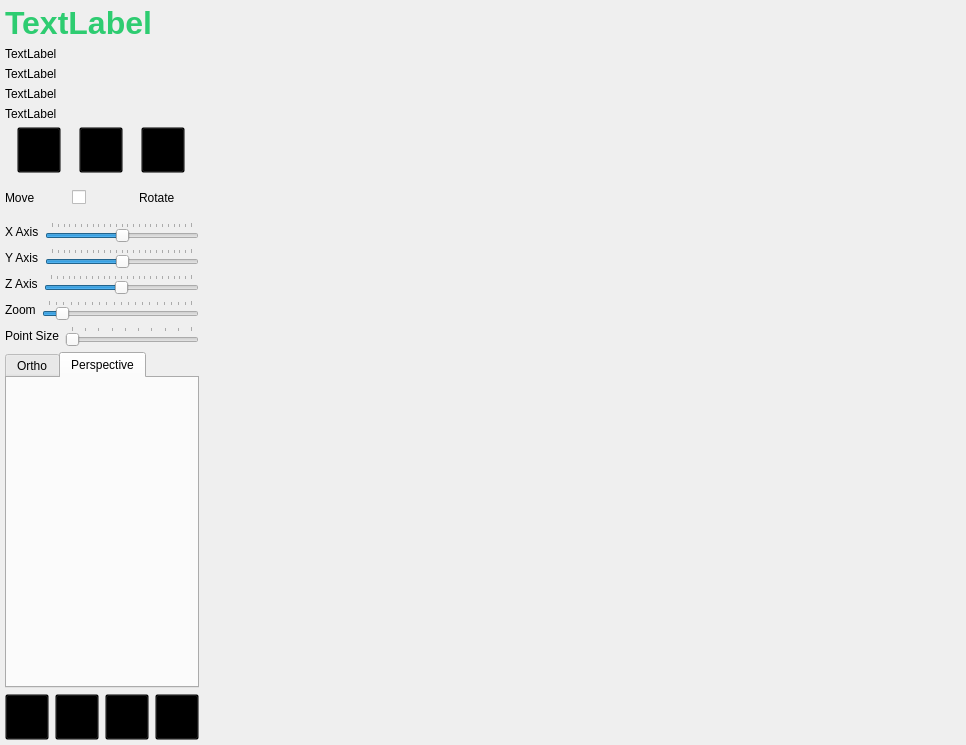
<?xml version="1.0" encoding="UTF-8"?>
<ui version="4.0">
 <class>TelaModelo</class>
 <widget class="QWidget" name="TelaModelo">
  <property name="windowModality">
   <enum>Qt::NonModal</enum>
  </property>
  <property name="geometry">
   <rect>
    <x>0</x>
    <y>0</y>
    <width>966</width>
    <height>745</height>
   </rect>
  </property>
  <property name="windowTitle">
   <string>Window</string>
  </property>
  <layout class="QHBoxLayout" name="horizontalLayout_8" stretch="1,4">
   <property name="leftMargin">
    <number>5</number>
   </property>
   <property name="topMargin">
    <number>5</number>
   </property>
   <property name="rightMargin">
    <number>5</number>
   </property>
   <property name="bottomMargin">
    <number>5</number>
   </property>
   <item>
    <layout class="QVBoxLayout" name="verticalLayout_2" stretch="0,0,0,0,0,0,0,0,0,0,0,0,0,0">
     <property name="spacing">
      <number>-1</number>
     </property>
     <property name="sizeConstraint">
      <enum>QLayout::SetDefaultConstraint</enum>
     </property>
     <item>
      <widget class="QLabel" name="labelNome">
       <property name="sizePolicy">
        <sizepolicy hsizetype="Preferred" vsizetype="Minimum">
         <horstretch>0</horstretch>
         <verstretch>0</verstretch>
        </sizepolicy>
       </property>
       <property name="font">
        <font>
         <pointsize>24</pointsize>
         <weight>75</weight>
         <bold>true</bold>
        </font>
       </property>
       <property name="styleSheet">
        <string notr="true">color: rgb(46, 204, 113);</string>
       </property>
       <property name="text">
        <string>TextLabel</string>
       </property>
      </widget>
     </item>
     <item>
      <widget class="QLabel" name="labelQtdePontos">
       <property name="sizePolicy">
        <sizepolicy hsizetype="Preferred" vsizetype="Maximum">
         <horstretch>0</horstretch>
         <verstretch>0</verstretch>
        </sizepolicy>
       </property>
       <property name="text">
        <string>TextLabel</string>
       </property>
      </widget>
     </item>
     <item>
      <widget class="QLabel" name="labelTamX">
       <property name="sizePolicy">
        <sizepolicy hsizetype="Preferred" vsizetype="Maximum">
         <horstretch>0</horstretch>
         <verstretch>0</verstretch>
        </sizepolicy>
       </property>
       <property name="text">
        <string>TextLabel</string>
       </property>
      </widget>
     </item>
     <item>
      <widget class="QLabel" name="labelTamY">
       <property name="sizePolicy">
        <sizepolicy hsizetype="Preferred" vsizetype="Maximum">
         <horstretch>0</horstretch>
         <verstretch>0</verstretch>
        </sizepolicy>
       </property>
       <property name="text">
        <string>TextLabel</string>
       </property>
      </widget>
     </item>
     <item>
      <widget class="QLabel" name="labelTamZ">
       <property name="sizePolicy">
        <sizepolicy hsizetype="Preferred" vsizetype="Maximum">
         <horstretch>0</horstretch>
         <verstretch>0</verstretch>
        </sizepolicy>
       </property>
       <property name="text">
        <string>TextLabel</string>
       </property>
      </widget>
     </item>
     <item>
      <layout class="QGridLayout" name="gridLayout">
       <property name="sizeConstraint">
        <enum>QLayout::SetMinimumSize</enum>
       </property>
       <item row="0" column="1">
        <widget class="QPushButton" name="vsButton">
         <property name="sizePolicy">
          <sizepolicy hsizetype="Maximum" vsizetype="Maximum">
           <horstretch>0</horstretch>
           <verstretch>0</verstretch>
          </sizepolicy>
         </property>
         <property name="minimumSize">
          <size>
           <width>44</width>
           <height>46</height>
          </size>
         </property>
         <property name="styleSheet">
          <string notr="true">QPushButton{
	background: transparent;
	background-image: url(:/icons/assets/bt_iv.png);
}
QPushButton:hover:!pressed{
	background-image: url(:/icons/assets/bt_iv-h.png);
}</string>
         </property>
         <property name="text">
          <string/>
         </property>
         <property name="iconSize">
          <size>
           <width>48</width>
           <height>52</height>
          </size>
         </property>
        </widget>
       </item>
       <item row="0" column="0">
        <widget class="QPushButton" name="ssButton">
         <property name="sizePolicy">
          <sizepolicy hsizetype="Maximum" vsizetype="Maximum">
           <horstretch>0</horstretch>
           <verstretch>0</verstretch>
          </sizepolicy>
         </property>
         <property name="minimumSize">
          <size>
           <width>44</width>
           <height>46</height>
          </size>
         </property>
         <property name="styleSheet">
          <string notr="true">QPushButton{
	background: transparent;
	background-image: url(:/icons/assets/bt_ss.png) top center no-repeat;
}
QPushButton:hover:!pressed{
	background-image: url(:/icons/assets/bt_ss-h.png) top center no-repeat;
}</string>
         </property>
         <property name="text">
          <string/>
         </property>
         <property name="iconSize">
          <size>
           <width>0</width>
           <height>0</height>
          </size>
         </property>
        </widget>
       </item>
       <item row="0" column="2">
        <widget class="QPushButton" name="exButton">
         <property name="sizePolicy">
          <sizepolicy hsizetype="Maximum" vsizetype="Maximum">
           <horstretch>0</horstretch>
           <verstretch>0</verstretch>
          </sizepolicy>
         </property>
         <property name="minimumSize">
          <size>
           <width>44</width>
           <height>46</height>
          </size>
         </property>
         <property name="styleSheet">
          <string notr="true">QPushButton{
	background: transparent;
	background-image: url(:/icons/assets/bt_ex.png);
}
QPushButton:hover:!pressed{
	background-image: url(:/icons/assets/bt_ex-h.png);
}</string>
         </property>
         <property name="text">
          <string/>
         </property>
        </widget>
       </item>
      </layout>
     </item>
     <item>
      <layout class="QHBoxLayout" name="horizontalLayout_7">
       <item>
        <widget class="QLabel" name="label_7">
         <property name="text">
          <string>Move</string>
         </property>
        </widget>
       </item>
       <item>
        <widget class="QCheckBox" name="moveOption">
         <property name="minimumSize">
          <size>
           <width>61</width>
           <height>37</height>
          </size>
         </property>
         <property name="styleSheet">
          <string notr="true">QCheckBox::indicator:unchecked{
	background: transparent;
	image: url(:/icons/assets/bt_mv.png);
}
QCheckBox::indicator:checked{
	background: transparent;
	image: url(:/icons/assets/bt_rt.png);
}</string>
         </property>
         <property name="text">
          <string/>
         </property>
        </widget>
       </item>
       <item>
        <widget class="QLabel" name="label_6">
         <property name="text">
          <string>Rotate</string>
         </property>
        </widget>
       </item>
      </layout>
     </item>
     <item>
      <layout class="QHBoxLayout" name="horizontalLayout">
       <property name="spacing">
        <number>-1</number>
       </property>
       <property name="sizeConstraint">
        <enum>QLayout::SetDefaultConstraint</enum>
       </property>
       <item>
        <widget class="QLabel" name="label">
         <property name="sizePolicy">
          <sizepolicy hsizetype="Maximum" vsizetype="Maximum">
           <horstretch>0</horstretch>
           <verstretch>0</verstretch>
          </sizepolicy>
         </property>
         <property name="text">
          <string>X Axis</string>
         </property>
        </widget>
       </item>
       <item>
        <widget class="QSlider" name="xSlider">
         <property name="maximumSize">
          <size>
           <width>16777215</width>
           <height>16777215</height>
          </size>
         </property>
         <property name="maximum">
          <number>360</number>
         </property>
         <property name="singleStep">
          <number>16</number>
         </property>
         <property name="pageStep">
          <number>15</number>
         </property>
         <property name="value">
          <number>180</number>
         </property>
         <property name="orientation">
          <enum>Qt::Horizontal</enum>
         </property>
         <property name="tickPosition">
          <enum>QSlider::TicksAbove</enum>
         </property>
         <property name="tickInterval">
          <number>15</number>
         </property>
        </widget>
       </item>
      </layout>
     </item>
     <item>
      <layout class="QHBoxLayout" name="horizontalLayout_2">
       <item>
        <widget class="QLabel" name="label_2">
         <property name="sizePolicy">
          <sizepolicy hsizetype="Maximum" vsizetype="Maximum">
           <horstretch>0</horstretch>
           <verstretch>0</verstretch>
          </sizepolicy>
         </property>
         <property name="text">
          <string>Y Axis</string>
         </property>
        </widget>
       </item>
       <item>
        <widget class="QSlider" name="ySlider">
         <property name="maximumSize">
          <size>
           <width>16777215</width>
           <height>16777215</height>
          </size>
         </property>
         <property name="maximum">
          <number>360</number>
         </property>
         <property name="singleStep">
          <number>16</number>
         </property>
         <property name="pageStep">
          <number>15</number>
         </property>
         <property name="value">
          <number>180</number>
         </property>
         <property name="orientation">
          <enum>Qt::Horizontal</enum>
         </property>
         <property name="tickPosition">
          <enum>QSlider::TicksAbove</enum>
         </property>
         <property name="tickInterval">
          <number>15</number>
         </property>
        </widget>
       </item>
      </layout>
     </item>
     <item>
      <layout class="QHBoxLayout" name="horizontalLayout_3">
       <item>
        <widget class="QLabel" name="label_3">
         <property name="sizePolicy">
          <sizepolicy hsizetype="Maximum" vsizetype="Maximum">
           <horstretch>0</horstretch>
           <verstretch>0</verstretch>
          </sizepolicy>
         </property>
         <property name="text">
          <string>Z Axis</string>
         </property>
        </widget>
       </item>
       <item>
        <widget class="QSlider" name="zSlider">
         <property name="enabled">
          <bool>true</bool>
         </property>
         <property name="maximumSize">
          <size>
           <width>16777215</width>
           <height>16777215</height>
          </size>
         </property>
         <property name="maximum">
          <number>360</number>
         </property>
         <property name="singleStep">
          <number>16</number>
         </property>
         <property name="pageStep">
          <number>15</number>
         </property>
         <property name="value">
          <number>180</number>
         </property>
         <property name="orientation">
          <enum>Qt::Horizontal</enum>
         </property>
         <property name="tickPosition">
          <enum>QSlider::TicksAbove</enum>
         </property>
         <property name="tickInterval">
          <number>15</number>
         </property>
        </widget>
       </item>
      </layout>
     </item>
     <item>
      <layout class="QHBoxLayout" name="horizontalLayout_5">
       <item>
        <widget class="QLabel" name="label_4">
         <property name="sizePolicy">
          <sizepolicy hsizetype="Maximum" vsizetype="Maximum">
           <horstretch>0</horstretch>
           <verstretch>0</verstretch>
          </sizepolicy>
         </property>
         <property name="minimumSize">
          <size>
           <width>0</width>
           <height>0</height>
          </size>
         </property>
         <property name="text">
          <string>Zoom</string>
         </property>
        </widget>
       </item>
       <item>
        <widget class="QSlider" name="zoomSlider">
         <property name="sizePolicy">
          <sizepolicy hsizetype="Expanding" vsizetype="Fixed">
           <horstretch>0</horstretch>
           <verstretch>0</verstretch>
          </sizepolicy>
         </property>
         <property name="maximumSize">
          <size>
           <width>16777215</width>
           <height>16777215</height>
          </size>
         </property>
         <property name="minimum">
          <number>1</number>
         </property>
         <property name="maximum">
          <number>100</number>
         </property>
         <property name="value">
          <number>10</number>
         </property>
         <property name="orientation">
          <enum>Qt::Horizontal</enum>
         </property>
         <property name="tickPosition">
          <enum>QSlider::TicksAbove</enum>
         </property>
         <property name="tickInterval">
          <number>5</number>
         </property>
        </widget>
       </item>
      </layout>
     </item>
     <item>
      <layout class="QHBoxLayout" name="horizontalLayout_6">
       <item>
        <widget class="QLabel" name="label_5">
         <property name="text">
          <string>Point Size</string>
         </property>
        </widget>
       </item>
       <item>
        <widget class="QSlider" name="pointSlider">
         <property name="minimum">
          <number>10</number>
         </property>
         <property name="maximum">
          <number>100</number>
         </property>
         <property name="orientation">
          <enum>Qt::Horizontal</enum>
         </property>
         <property name="tickPosition">
          <enum>QSlider::TicksAbove</enum>
         </property>
         <property name="tickInterval">
          <number>10</number>
         </property>
        </widget>
       </item>
      </layout>
     </item>
     <item>
      <widget class="QTabWidget" name="tabWidget">
       <property name="enabled">
        <bool>true</bool>
       </property>
       <property name="sizePolicy">
        <sizepolicy hsizetype="Expanding" vsizetype="Expanding">
         <horstretch>0</horstretch>
         <verstretch>0</verstretch>
        </sizepolicy>
       </property>
       <property name="maximumSize">
        <size>
         <width>16777215</width>
         <height>400</height>
        </size>
       </property>
       <property name="autoFillBackground">
        <bool>false</bool>
       </property>
       <property name="currentIndex">
        <number>1</number>
       </property>
       <widget class="QWidget" name="tabOrtho">
        <attribute name="title">
         <string>Ortho</string>
        </attribute>
        <widget class="QLabel" name="label_8">
         <property name="geometry">
          <rect>
           <x>0</x>
           <y>0</y>
           <width>24</width>
           <height>21</height>
          </rect>
         </property>
         <property name="maximumSize">
          <size>
           <width>16777215</width>
           <height>25</height>
          </size>
         </property>
         <property name="text">
          <string>Left</string>
         </property>
        </widget>
        <widget class="QLabel" name="label_9">
         <property name="geometry">
          <rect>
           <x>0</x>
           <y>25</y>
           <width>32</width>
           <height>21</height>
          </rect>
         </property>
         <property name="maximumSize">
          <size>
           <width>16777215</width>
           <height>25</height>
          </size>
         </property>
         <property name="text">
          <string>Right</string>
         </property>
        </widget>
        <widget class="QLabel" name="label_10">
         <property name="geometry">
          <rect>
           <x>0</x>
           <y>50</y>
           <width>23</width>
           <height>21</height>
          </rect>
         </property>
         <property name="maximumSize">
          <size>
           <width>16777215</width>
           <height>25</height>
          </size>
         </property>
         <property name="text">
          <string>Top</string>
         </property>
        </widget>
        <widget class="QLabel" name="label_11">
         <property name="geometry">
          <rect>
           <x>0</x>
           <y>75</y>
           <width>45</width>
           <height>21</height>
          </rect>
         </property>
         <property name="maximumSize">
          <size>
           <width>16777215</width>
           <height>25</height>
          </size>
         </property>
         <property name="text">
          <string>Bottom</string>
         </property>
        </widget>
        <widget class="QLabel" name="label_12">
         <property name="geometry">
          <rect>
           <x>0</x>
           <y>100</y>
           <width>41</width>
           <height>21</height>
          </rect>
         </property>
         <property name="text">
          <string>Far</string>
         </property>
        </widget>
        <widget class="QLabel" name="label_13">
         <property name="geometry">
          <rect>
           <x>0</x>
           <y>125</y>
           <width>59</width>
           <height>21</height>
          </rect>
         </property>
         <property name="text">
          <string>Near</string>
         </property>
        </widget>
        <widget class="QLineEdit" name="lineEdit">
         <property name="geometry">
          <rect>
           <x>60</x>
           <y>0</y>
           <width>113</width>
           <height>21</height>
          </rect>
         </property>
        </widget>
        <widget class="QLineEdit" name="lineEdit_2">
         <property name="geometry">
          <rect>
           <x>60</x>
           <y>25</y>
           <width>113</width>
           <height>21</height>
          </rect>
         </property>
        </widget>
        <widget class="QLineEdit" name="lineEdit_3">
         <property name="geometry">
          <rect>
           <x>60</x>
           <y>50</y>
           <width>113</width>
           <height>21</height>
          </rect>
         </property>
        </widget>
        <widget class="QLineEdit" name="lineEdit_4">
         <property name="geometry">
          <rect>
           <x>60</x>
           <y>75</y>
           <width>113</width>
           <height>21</height>
          </rect>
         </property>
        </widget>
        <widget class="QLineEdit" name="lineEdit_5">
         <property name="geometry">
          <rect>
           <x>60</x>
           <y>100</y>
           <width>113</width>
           <height>21</height>
          </rect>
         </property>
        </widget>
        <widget class="QLineEdit" name="lineEdit_6">
         <property name="geometry">
          <rect>
           <x>60</x>
           <y>125</y>
           <width>113</width>
           <height>21</height>
          </rect>
         </property>
        </widget>
        <zorder>label_8</zorder>
        <zorder>label_9</zorder>
        <zorder>label_10</zorder>
        <zorder>label_11</zorder>
        <zorder>label_12</zorder>
        <zorder>label_13</zorder>
        <zorder>lineEdit</zorder>
        <zorder>lineEdit_2</zorder>
        <zorder>lineEdit_3</zorder>
        <zorder>lineEdit_4</zorder>
        <zorder>lineEdit_5</zorder>
        <zorder>lineEdit_6</zorder>
        <zorder>canvasModelo</zorder>
       </widget>
       <widget class="QWidget" name="tabPerpesctive">
        <attribute name="title">
         <string>Perspective</string>
        </attribute>
       </widget>
      </widget>
     </item>
     <item>
      <layout class="QHBoxLayout" name="horizontalLayout_9">
       <property name="spacing">
        <number>-1</number>
       </property>
       <item>
        <widget class="QPushButton" name="bt_help">
         <property name="sizePolicy">
          <sizepolicy hsizetype="Maximum" vsizetype="Maximum">
           <horstretch>0</horstretch>
           <verstretch>0</verstretch>
          </sizepolicy>
         </property>
         <property name="minimumSize">
          <size>
           <width>44</width>
           <height>46</height>
          </size>
         </property>
         <property name="styleSheet">
          <string notr="true">QPushButton{
	background: transparent;
	background-image: url(:/icons/assets/bt_hp.png) top center no-repeat;
}
QPushButton:hover:!pressed{
	background-image: url(:/icons/assets/bt_hp-h.png) top center no-repeat;
}</string>
         </property>
         <property name="text">
          <string/>
         </property>
         <property name="iconSize">
          <size>
           <width>48</width>
           <height>52</height>
          </size>
         </property>
        </widget>
       </item>
       <item>
        <spacer name="horizontalSpacer">
         <property name="orientation">
          <enum>Qt::Horizontal</enum>
         </property>
         <property name="sizeHint" stdset="0">
          <size>
           <width>10</width>
           <height>0</height>
          </size>
         </property>
        </spacer>
       </item>
       <item>
        <widget class="QPushButton" name="bt_model">
         <property name="sizePolicy">
          <sizepolicy hsizetype="Maximum" vsizetype="Maximum">
           <horstretch>0</horstretch>
           <verstretch>0</verstretch>
          </sizepolicy>
         </property>
         <property name="minimumSize">
          <size>
           <width>44</width>
           <height>46</height>
          </size>
         </property>
         <property name="styleSheet">
          <string notr="true">QPushButton{
	background: transparent;
	background-image: url(:/icons/assets/bt_md.png) top center no-repeat;
}
QPushButton:hover:!pressed{
	background-image: url(:/icons/assets/bt_md-h.png) top center no-repeat;
}</string>
         </property>
         <property name="text">
          <string/>
         </property>
        </widget>
       </item>
       <item>
        <spacer name="horizontalSpacer_2">
         <property name="orientation">
          <enum>Qt::Horizontal</enum>
         </property>
         <property name="sizeHint" stdset="0">
          <size>
           <width>10</width>
           <height>0</height>
          </size>
         </property>
        </spacer>
       </item>
       <item>
        <widget class="QPushButton" name="bt_video">
         <property name="sizePolicy">
          <sizepolicy hsizetype="Maximum" vsizetype="Maximum">
           <horstretch>0</horstretch>
           <verstretch>0</verstretch>
          </sizepolicy>
         </property>
         <property name="minimumSize">
          <size>
           <width>44</width>
           <height>46</height>
          </size>
         </property>
         <property name="styleSheet">
          <string notr="true">QPushButton{
	background: transparent;
	background-image: url(:/icons/assets/bt_vd.png) top center no-repeat;
}
QPushButton:hover:!pressed{
	background-image: url(:/icons/assets/bt_vd-h.png) top center no-repeat;
}</string>
         </property>
         <property name="text">
          <string/>
         </property>
        </widget>
       </item>
       <item>
        <spacer name="horizontalSpacer_3">
         <property name="orientation">
          <enum>Qt::Horizontal</enum>
         </property>
         <property name="sizeHint" stdset="0">
          <size>
           <width>10</width>
           <height>0</height>
          </size>
         </property>
        </spacer>
       </item>
       <item>
        <widget class="QPushButton" name="bt_camera">
         <property name="sizePolicy">
          <sizepolicy hsizetype="Maximum" vsizetype="Maximum">
           <horstretch>0</horstretch>
           <verstretch>0</verstretch>
          </sizepolicy>
         </property>
         <property name="minimumSize">
          <size>
           <width>44</width>
           <height>46</height>
          </size>
         </property>
         <property name="styleSheet">
          <string notr="true">QPushButton{
	background: transparent;
	background-image: url(:/icons/assets/bt_cm.png) top center no-repeat;
}
QPushButton:hover:!pressed{
	background-image: url(:/icons/assets/bt_cm-h.png) top center no-repeat;
}</string>
         </property>
         <property name="text">
          <string/>
         </property>
        </widget>
       </item>
      </layout>
     </item>
    </layout>
   </item>
   <item>
    <widget class="CanvasModelo" name="canvasModelo" native="true">
     <property name="sizePolicy">
      <sizepolicy hsizetype="Minimum" vsizetype="Minimum">
       <horstretch>0</horstretch>
       <verstretch>0</verstretch>
      </sizepolicy>
     </property>
     <property name="minimumSize">
      <size>
       <width>200</width>
       <height>200</height>
      </size>
     </property>
    </widget>
   </item>
  </layout>
 </widget>
 <layoutdefault spacing="6" margin="11"/>
 <customwidgets>
  <customwidget>
   <class>CanvasModelo</class>
   <extends>QWidget</extends>
   <header>CanvasModelo.h</header>
   <container>1</container>
   <slots>
    <slot>setZoom(int)</slot>
    <slot>setPoint(int)</slot>
    <slot>screenshoot()</slot>
    <slot>visaoInicial()</slot>
    <slot>setFrame(int)</slot>
    <slot>setXmovement(int)</slot>
    <slot>setYmovement(int)</slot>
    <slot>setZmovement(int)</slot>
    <slot>setMoveOption(int)</slot>
   </slots>
  </customwidget>
 </customwidgets>
 <resources/>
 <connections>
  <connection>
   <sender>zoomSlider</sender>
   <signal>valueChanged(int)</signal>
   <receiver>canvasModelo</receiver>
   <slot>setZoom(int)</slot>
   <hints>
    <hint type="sourcelabel">
     <x>180</x>
     <y>399</y>
    </hint>
    <hint type="destinationlabel">
     <x>441</x>
     <y>410</y>
    </hint>
   </hints>
  </connection>
  <connection>
   <sender>ssButton</sender>
   <signal>clicked()</signal>
   <receiver>canvasModelo</receiver>
   <slot>screenshoot()</slot>
   <hints>
    <hint type="sourcelabel">
     <x>65</x>
     <y>200</y>
    </hint>
    <hint type="destinationlabel">
     <x>430</x>
     <y>180</y>
    </hint>
   </hints>
  </connection>
  <connection>
   <sender>vsButton</sender>
   <signal>clicked()</signal>
   <receiver>canvasModelo</receiver>
   <slot>visaoInicial()</slot>
   <hints>
    <hint type="sourcelabel">
     <x>117</x>
     <y>200</y>
    </hint>
    <hint type="destinationlabel">
     <x>439</x>
     <y>203</y>
    </hint>
   </hints>
  </connection>
  <connection>
   <sender>pointSlider</sender>
   <signal>valueChanged(int)</signal>
   <receiver>canvasModelo</receiver>
   <slot>setPoint(int)</slot>
   <hints>
    <hint type="sourcelabel">
     <x>180</x>
     <y>437</y>
    </hint>
    <hint type="destinationlabel">
     <x>443</x>
     <y>452</y>
    </hint>
   </hints>
  </connection>
  <connection>
   <sender>xSlider</sender>
   <signal>valueChanged(int)</signal>
   <receiver>canvasModelo</receiver>
   <slot>setXmovement(int)</slot>
   <hints>
    <hint type="sourcelabel">
     <x>180</x>
     <y>285</y>
    </hint>
    <hint type="destinationlabel">
     <x>261</x>
     <y>256</y>
    </hint>
   </hints>
  </connection>
  <connection>
   <sender>ySlider</sender>
   <signal>valueChanged(int)</signal>
   <receiver>canvasModelo</receiver>
   <slot>setYmovement(int)</slot>
   <hints>
    <hint type="sourcelabel">
     <x>96</x>
     <y>323</y>
    </hint>
    <hint type="destinationlabel">
     <x>271</x>
     <y>324</y>
    </hint>
   </hints>
  </connection>
  <connection>
   <sender>zSlider</sender>
   <signal>valueChanged(int)</signal>
   <receiver>canvasModelo</receiver>
   <slot>setZmovement(int)</slot>
   <hints>
    <hint type="sourcelabel">
     <x>162</x>
     <y>361</y>
    </hint>
    <hint type="destinationlabel">
     <x>312</x>
     <y>364</y>
    </hint>
   </hints>
  </connection>
  <connection>
   <sender>moveOption</sender>
   <signal>stateChanged(int)</signal>
   <receiver>canvasModelo</receiver>
   <slot>setMoveOption(int)</slot>
   <hints>
    <hint type="sourcelabel">
     <x>87</x>
     <y>238</y>
    </hint>
    <hint type="destinationlabel">
     <x>265</x>
     <y>220</y>
    </hint>
   </hints>
  </connection>
 </connections>
 <slots>
  <slot>screenshoot()</slot>
 </slots>
</ui>
